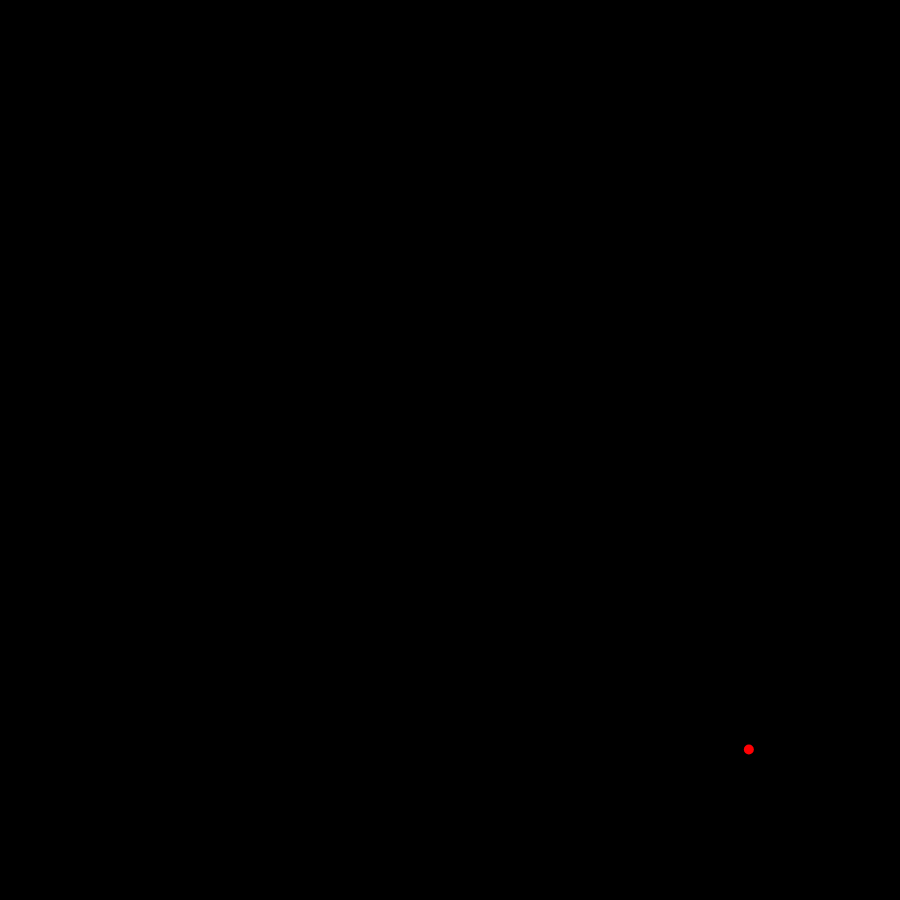
Frame 1 (no input)
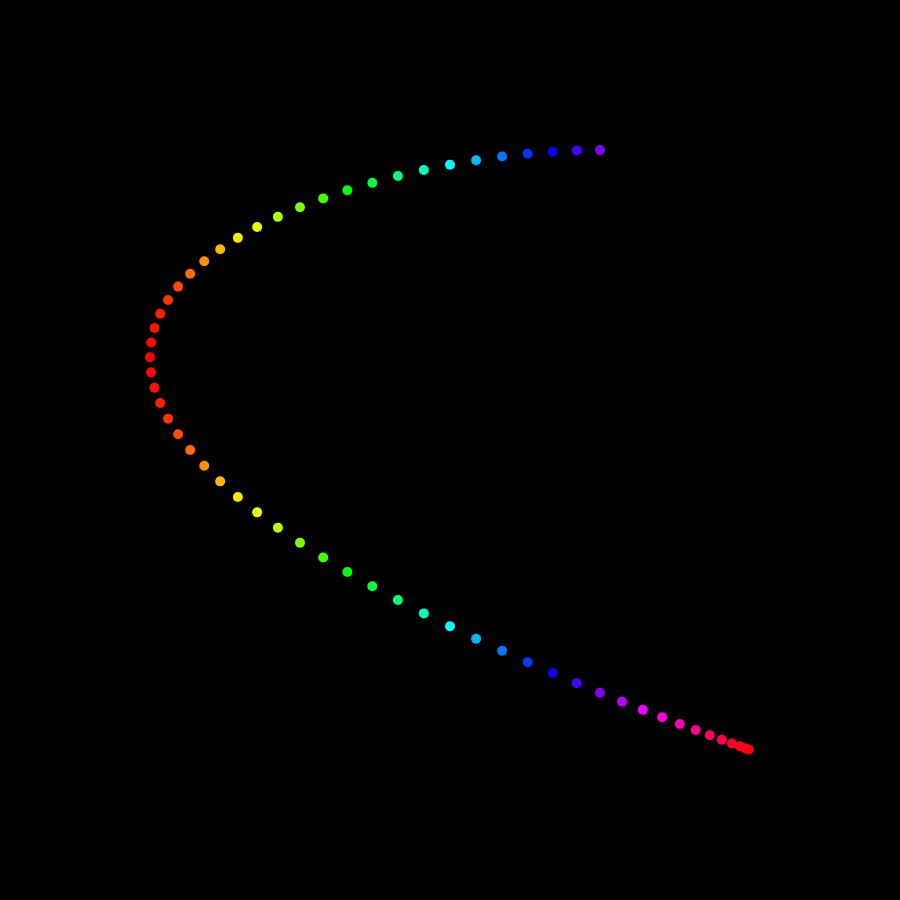
Frame 60 (no input)
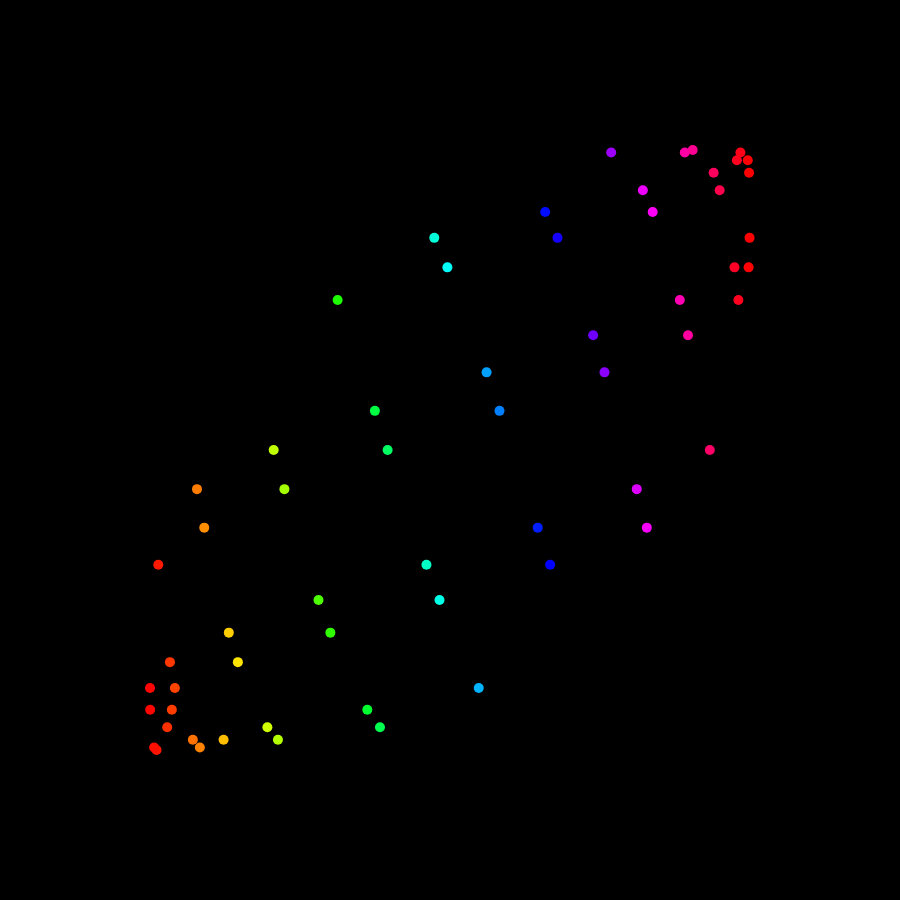
Frame 120 (the mouse pressed at the canvas centre since frame 60)

The p5.js sketch that drew these frames (run headless with seeded random() and noise() and a simulated clock; from frame 60 on, the mouse is pressed at the canvas centre):

// p5.js sketch
// ── sketch.js
let angle = 0;
let speed = 0;

let xR = 300;
let yR = 300;

let varInc = 0;

function setup(){
    createCanvas(900, 900);
    angleMode(DEGREES);
    colorMode(HSL);
    noStroke();
    background(0);
}

function mousePressed(){
    background(0);
}

function draw(){
    //background(0, 25);
    translate(width/2, height/2);
    
    drawww();
}

function drawww(){
    speed = map(mouseX, 0, width, 1, 100);
    angle += speed % 360;
    varInc += 2 % 360;

    let x = cos(angle + 2* varInc) * xR;
    let y = cos(angle + varInc) * yR;
    let color = map(x, -xR, xR, 1, 360);
    fill(color, 100, 50, 1);
    circle(x, y, 10);
}
